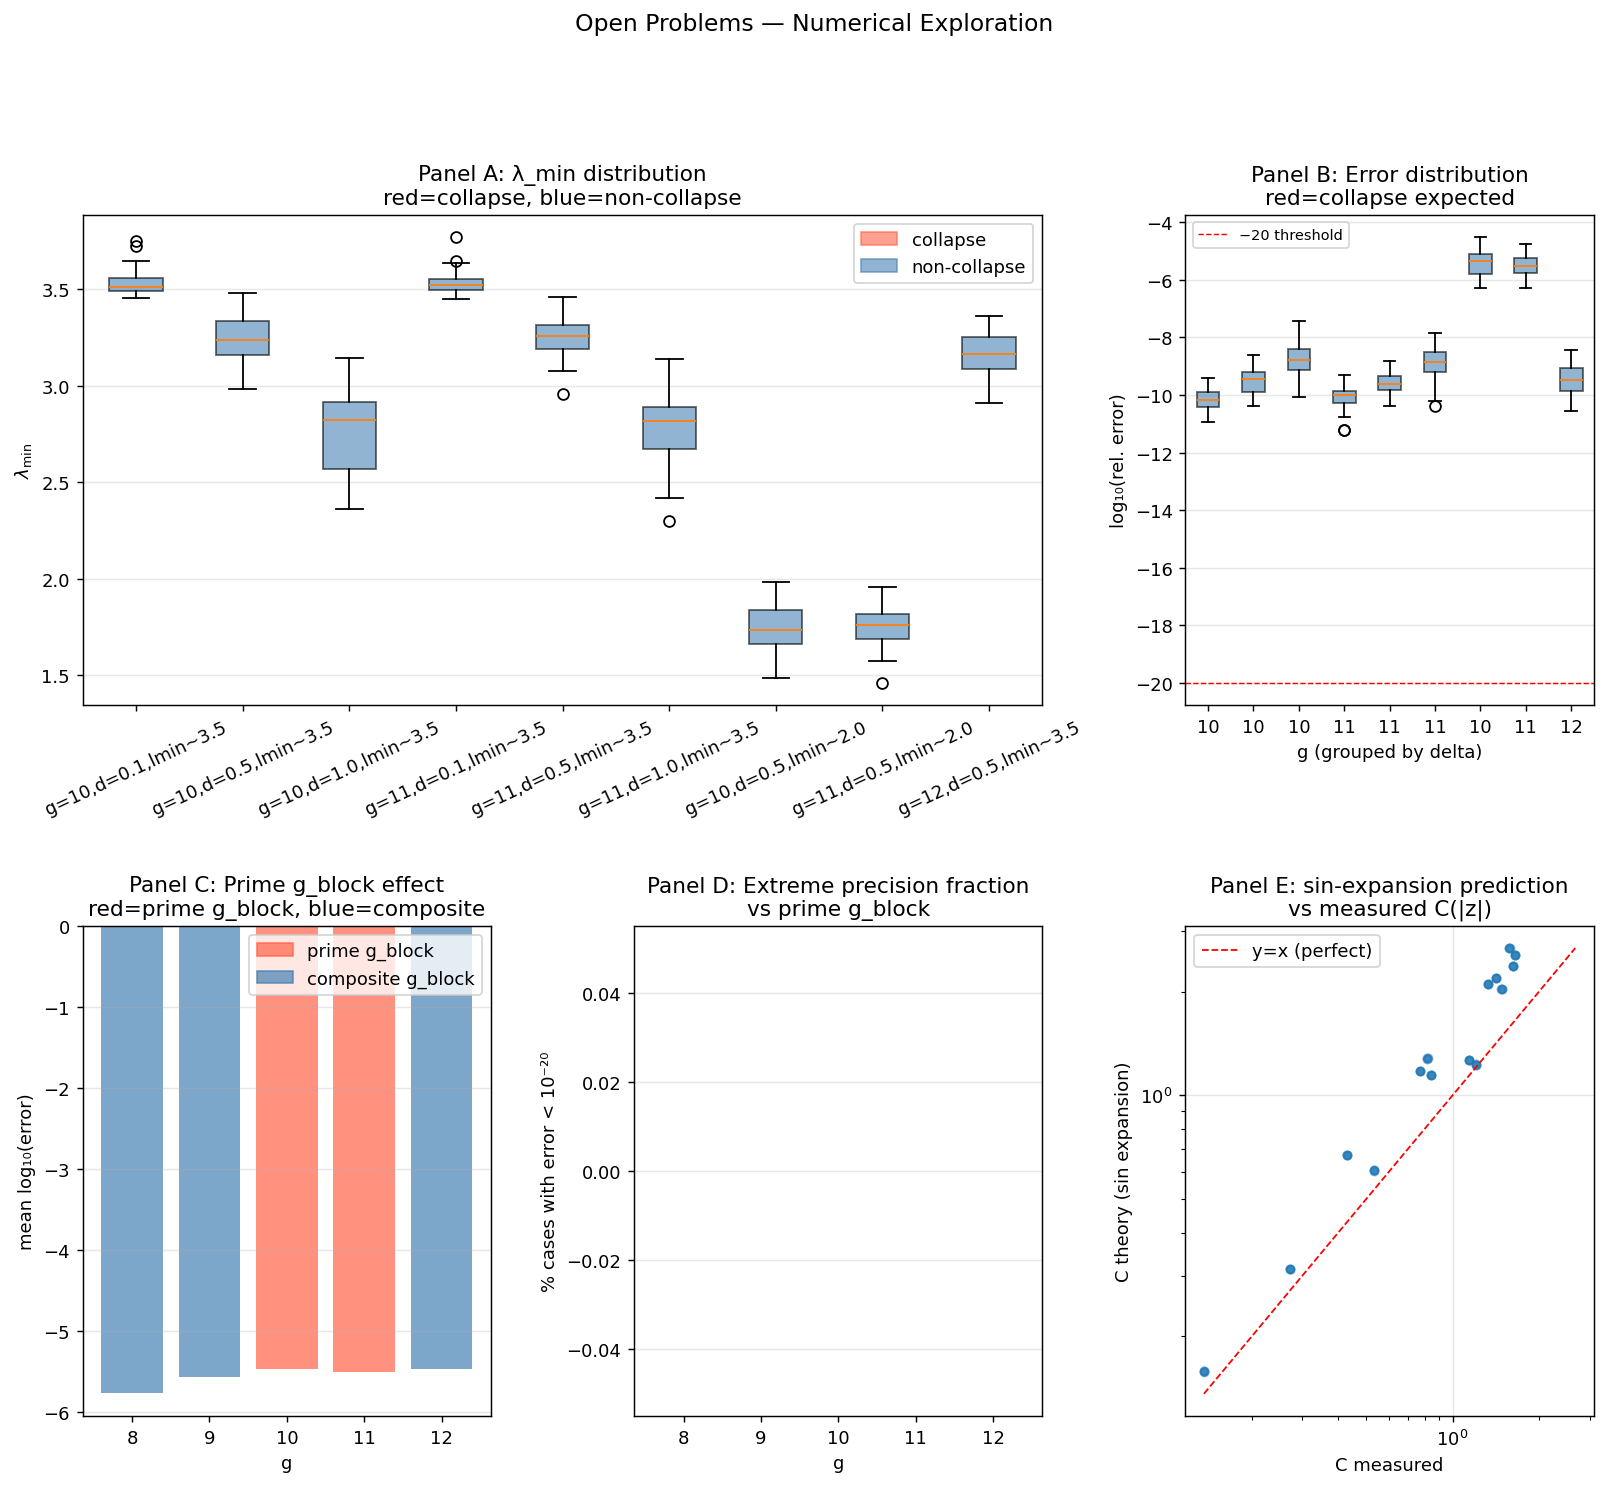

Python code for this plot:
"""
未解決問題の数値探索
目的1: collapse現象（特定(g,δ)でΩが全て機械精度にロック）の原因特定
  候補B: 素数g_blockの特殊性
  候補D: λ_min分布の集中（Marchenko-Pastur則）

目的2: C(|z|)の解析的表現の検証
  sin展開: C(|z|) ≈ Σ_{n≠0} |sin(2π nᵀz)| · exp(−π nᵀIm(Ω)n) / exp(−π λ_min)

実行: python open_problems.py
出力: open_problems_results.txt + open_problems.png
"""

import numpy as np
from itertools import product
import matplotlib.pyplot as plt
import matplotlib.gridspec as gridspec
from math import factorial

# ============================================================
# 基本関数
# ============================================================

def make_omega(g, lmin_target, delta=0.3, seed=42):
    rng = np.random.default_rng(seed)
    # 奇数g対応: g1=g//2, g2=g-g1（g=11なら g1=5, g2=6）
    g1 = g // 2
    g2 = g - g1

    def make_block(n):
        A = rng.standard_normal((n, n))
        Q, _ = np.linalg.qr(A)
        eigs = lmin_target + rng.exponential(0.5, n)
        return Q @ np.diag(eigs) @ Q.T

    B1 = make_block(g1)
    B2 = make_block(g2)
    C_re = rng.standard_normal((g1, g2)) * delta * 0.3

    ImOm = np.block([[B1, C_re], [C_re.T, B2]])
    ReOm = rng.standard_normal((g, g)) * 0.1
    ReOm = (ReOm + ReOm.T) / 2

    eigs = np.linalg.eigvalsh(ImOm)
    if eigs.min() < 0.01:
        ImOm += (0.01 - eigs.min()) * np.eye(g)

    return ReOm + 1j * ImOm


def theta_s22(Omega, z, N_cut=1):
    g = Omega.shape[0]
    g1 = g // 2
    g2 = g - g1
    Om1, Om2 = Omega[:g1, :g1], Omega[g1:, g1:]
    z1, z2 = z[:g1], z[g1:]

    def theta_block(Om, zb):
        result = 0j
        for n in product(range(-N_cut, N_cut+1), repeat=Om.shape[0]):
            nv = np.array(n, dtype=float)
            result += np.exp(np.pi*1j*(nv@Om@nv + 2*nv@zb))
        return result

    return theta_block(Om1, z1) * theta_block(Om2, z2)


def theta_naive(Omega, z, N_cut=1):
    g = Omega.shape[0]
    result = 0j
    for n in product(range(-N_cut, N_cut+1), repeat=g):
        nv = np.array(n, dtype=float)
        result += np.exp(np.pi*1j*(nv@Omega@nv + 2*nv@z))
    return result


def rel_error(Omega, z, N_cut=1):
    s22 = theta_s22(Omega, z, N_cut)
    naive = theta_naive(Omega, z, N_cut)
    return abs(s22 - naive) / (abs(naive) + 1e-30)

# ============================================================
# 解析1: collapse現象 — λ_min分布の比較
# ============================================================

def analysis_collapse_lmin(N_Omega=50, N_cut=1):
    """
    collapse発生条件 vs 非collapse条件でλ_min分布を比較
    collapse既知: g=10/δ=0.5, g=11/δ=0.1,0.5
    非collapse: g=10/δ=0.1, g=10/δ=1.0, g=12/δ=0.5
    """
    print("\n[解析1] collapse現象 — λ_min分布とerror分布の比較")
    print("  collapse判定: 全Ωのlog10(error)中央値が-20以下")
    print()

    # (g, delta, lmin_target, label)
    configs = [
        (10, 0.1, 3.5, "g=10,d=0.1,lmin~3.5"),
        (10, 0.5, 3.5, "g=10,d=0.5,lmin~3.5"),
        (10, 1.0, 3.5, "g=10,d=1.0,lmin~3.5"),
        (11, 0.1, 3.5, "g=11,d=0.1,lmin~3.5"),
        (11, 0.5, 3.5, "g=11,d=0.5,lmin~3.5"),
        (11, 1.0, 3.5, "g=11,d=1.0,lmin~3.5"),
        (10, 0.5, 2.0, "g=10,d=0.5,lmin~2.0"),
        (11, 0.5, 2.0, "g=11,d=0.5,lmin~2.0"),
        (12, 0.5, 3.5, "g=12,d=0.5,lmin~3.5"),
    ]

    results = []
    print(f"  {'条件':28} {'lmin mean':>12} {'lmin std':>10} {'err median':>12} {'collapse':>10}")
    print("  " + "-" * 78)

    for g, delta, lmin_t, label in configs:
        lmins, errs = [], []
        rng = np.random.default_rng(999)
        for seed in range(N_Omega):
            Om = make_omega(g, lmin_target=lmin_t, delta=delta, seed=seed)
            lmin = np.linalg.eigvalsh(Om.imag).min()
            z = rng.standard_normal(g) * 0.3
            err = rel_error(Om, z, N_cut)
            lmins.append(lmin)
            errs.append(np.log10(err + 1e-35))

        lmin_mean = np.mean(lmins)
        lmin_std  = np.std(lmins)
        err_med   = np.median(errs)
        collapsed = err_med < -20

        print(f"  {label:28} {lmin_mean:12.3f} {lmin_std:10.3f} "
              f"{err_med:12.2f} {str(collapsed):>10}")

        results.append({
            'g': g, 'delta': delta, 'lmin_target': lmin_t, 'label': label,
            'lmin_mean': lmin_mean, 'lmin_std': lmin_std,
            'lmins': lmins, 'errs': errs,
            'err_median': err_med, 'collapsed': collapsed,
        })

    return results


# ============================================================
# 解析2: collapse現象 — 素数g_blockの検証
# ============================================================

def analysis_prime_gblock(N_Omega=30, N_z=20, N_cut=1):
    """
    g_block（= g/2）が素数かどうかでerror分布が変わるか検証
    g=10: g_block=5（素数）
    g=12: g_block=6（合成数）
    g=11: g_block=5.5（非整数、S(2,2)でblock=6と5の非対称）
    g=14: g_block=7（素数）
    g=16: g_block=8（合成数）
    """
    print("\n[解析2] 素数g_blockの効果")
    print(f"  {'g':>4} {'g_block':>8} {'prime?':>8} "
          f"{'err_mean':>12} {'err_std':>10} {'<-20 (%)':>10}")
    print("  " + "-" * 58)

    gs = [8, 9, 10, 11, 12]  # g>=13はN_cut=1でも格子点数過多
    results = []

    def is_prime(n):
        if n < 2: return False
        for i in range(2, int(n**0.5)+1):
            if n % i == 0: return False
        return True

    rng = np.random.default_rng(777)
    for g in gs:
        gb = g // 2
        prime = is_prime(gb)
        errs = []
        for seed in range(N_Omega):
            Om = make_omega(g, lmin_target=2.0, delta=0.5, seed=seed)
            for _ in range(N_z):
                z = rng.standard_normal(g) * 0.3
                e = rel_error(Om, z, N_cut)
                errs.append(np.log10(e + 1e-35))

        mean_e = np.mean(errs)
        std_e  = np.std(errs)
        frac20 = np.mean(np.array(errs) < -20) * 100

        print(f"  {g:4d} {gb:8d} {'yes' if prime else 'no':>8} "
              f"{mean_e:12.2f} {std_e:10.2f} {frac20:10.1f}")
        results.append({'g': g, 'gb': gb, 'prime': prime,
                        'mean': mean_e, 'std': std_e,
                        'frac20': frac20, 'errs': errs})

    return results


# ============================================================
# 解析3: C(|z|)の sin展開による解析的近似
# ============================================================

def C_sin_expansion(Om_block, z, N_cut=2):
    """
    C_theory(|z|) = Σ_{n≠0} |sin(2π nᵀz)| · exp(−π nᵀIm(Ω)n)
                    / (exp(−π λ_min) · |Θ_A|)

    これがC_measured(|z|)と一致するか検証
    """
    gb = Om_block.shape[0]
    lmin = np.linalg.eigvalsh(Om_block.imag).min()

    # Theta値（分母用）
    theta_val = 0j
    for n in product(range(-N_cut, N_cut+1), repeat=gb):
        nv = np.array(n, dtype=float)
        theta_val += np.exp(np.pi*1j*(nv@Om_block@nv + 2*nv@z))

    # sin展開
    sin_sum = 0.0
    for n in product(range(-N_cut, N_cut+1), repeat=gb):
        nv = np.array(n, dtype=float)
        if np.all(nv == 0):
            continue
        exp_term = np.exp(-np.pi * nv @ Om_block.imag @ nv)
        sin_term = abs(np.sin(2 * np.pi * nv @ z))
        sin_sum += sin_term * exp_term

    # C_theory
    C_theory = sin_sum / (np.exp(-np.pi * lmin) * abs(theta_val) + 1e-30)

    # C_measured: |μ_A|/|Θ_A| / exp(−π λ_min)
    grad = np.zeros(gb, dtype=complex)
    h = 1e-6
    for j in range(gb):
        zp, zm = z.copy(), z.copy()
        zp[j] += h; zm[j] -= h
        theta_p = sum(np.exp(np.pi*1j*(np.array(n,float)@Om_block@np.array(n,float)
                                        + 2*np.array(n,float)@zp))
                      for n in product(range(-N_cut,N_cut+1), repeat=gb))
        theta_m = sum(np.exp(np.pi*1j*(np.array(n,float)@Om_block@np.array(n,float)
                                        + 2*np.array(n,float)@zm))
                      for n in product(range(-N_cut,N_cut+1), repeat=gb))
        grad[j] = (theta_p - theta_m) / (2 * h)

    mu_A = grad / (2 * np.pi * 1j)
    C_measured = np.linalg.norm(mu_A) / (abs(theta_val) * np.exp(-np.pi * lmin) + 1e-30)

    return C_theory, C_measured, lmin


def analysis_c_sin_expansion(lmin_vals=[2.0, 3.0, 5.0], gb=3, N_cut=2, n_seeds=5):
    """sin展開によるC(|z|)の理論予測と実測値の比較"""
    print("\n[解析3] C(|z|)のsin展開検証")
    print("  仮説: C_theory = Σ|sin(2πnᵀz)|·exp(−πnᵀIm(Ω)n) / (exp(−πλ)·|Θ|)")
    print()
    print(f"  {'lmin':>6} {'|z|':>6} {'C_theory':>12} {'C_measured':>12} {'ratio':>8}")
    print("  " + "-" * 50)

    z_scales = [0.05, 0.1, 0.2, 0.5, 1.0]
    results = []

    for lmin in lmin_vals:
        for seed in range(n_seeds):
            # Re(Ω)=0で純粋にzの効果を見る
            rng = np.random.default_rng(seed)
            A = rng.standard_normal((gb, gb))
            Q, _ = np.linalg.qr(A)
            eigs = lmin + rng.exponential(0.3, gb)
            Om = 1j * (Q @ np.diag(eigs) @ Q.T)  # 純虚数

            for z_scale in z_scales:
                rng2 = np.random.default_rng(seed + 1000)
                z = rng2.standard_normal(gb) * z_scale
                C_th, C_me, lmin_act = C_sin_expansion(Om, z, N_cut)
                ratio = C_th / (C_me + 1e-30)
                results.append({
                    'lmin': lmin_act, 'z_scale': z_scale,
                    'C_theory': C_th, 'C_measured': C_me, 'ratio': ratio
                })

        # 代表値を表示
        for z_scale in z_scales:
            subset = [r for r in results
                      if abs(r['lmin'] - lmin) < 0.5 and r['z_scale'] == z_scale]
            if subset:
                ct = np.mean([r['C_theory'] for r in subset])
                cm = np.mean([r['C_measured'] for r in subset])
                print(f"  {lmin:6.1f} {z_scale:6.3f} {ct:12.3e} {cm:12.3e} {ct/cm:8.3f}")

    return results


# ============================================================
# メイン
# ============================================================

def main():
    print("=" * 60)
    print("未解決問題の数値探索")
    print("=" * 60)

    out = []

    # 解析1: collapse — λ_min分布
    res1 = analysis_collapse_lmin(N_Omega=40, N_cut=1)

    # 解析2: 素数g_block
    res2 = analysis_prime_gblock(N_Omega=15, N_z=5, N_cut=1)

    # 解析3: sin展開
    res3 = analysis_c_sin_expansion(lmin_vals=[2.0, 3.0, 5.0], gb=3, N_cut=2, n_seeds=3)

    # ---- プロット ----
    fig = plt.figure(figsize=(15, 12))
    gs_layout = gridspec.GridSpec(2, 3, fig, hspace=0.45, wspace=0.35)

    # Panel A: collapse条件のλ_min分布（boxplot）
    ax = fig.add_subplot(gs_layout[0, :2])
    labels_short = [r['label'].split('[')[0].strip() for r in res1]
    data_lmin = [r['lmins'] for r in res1]
    colors = ['tomato' if r['collapsed'] else 'steelblue' for r in res1]
    bp = ax.boxplot(data_lmin, labels=labels_short, patch_artist=True)
    for patch, color in zip(bp['boxes'], colors):
        patch.set_facecolor(color)
        patch.set_alpha(0.6)
    ax.set_ylabel(r'$\lambda_\min$')
    ax.set_title('Panel A: λ_min distribution\nred=collapse, blue=non-collapse')
    ax.tick_params(axis='x', rotation=25)
    ax.grid(True, alpha=0.3, axis='y')
    from matplotlib.patches import Patch
    ax.legend(handles=[Patch(color='tomato', alpha=0.6, label='collapse'),
                       Patch(color='steelblue', alpha=0.6, label='non-collapse')])

    # Panel B: collapse条件のerror分布
    ax2 = fig.add_subplot(gs_layout[0, 2])
    data_err = [r['errs'] for r in res1]
    bp2 = ax2.boxplot(data_err, labels=[str(r['g']) for r in res1], patch_artist=True)
    for patch, color in zip(bp2['boxes'], colors):
        patch.set_facecolor(color)
        patch.set_alpha(0.6)
    ax2.axhline(-20, color='red', linestyle='--', linewidth=0.8, label='−20 threshold')
    ax2.set_ylabel('log₁₀(rel. error)')
    ax2.set_xlabel('g (grouped by delta)')
    ax2.set_title('Panel B: Error distribution\nred=collapse expected')
    ax2.legend(fontsize=8)
    ax2.grid(True, alpha=0.3, axis='y')

    # Panel C: 素数g_blockとerror mean
    ax3 = fig.add_subplot(gs_layout[1, 0])
    gs_vals = [r['g'] for r in res2]
    means = [r['mean'] for r in res2]
    primes = [r['prime'] for r in res2]
    bar_colors = ['tomato' if p else 'steelblue' for p in primes]
    ax3.bar(gs_vals, means, color=bar_colors, alpha=0.7)
    ax3.set_xlabel('g')
    ax3.set_ylabel('mean log₁₀(error)')
    ax3.set_title('Panel C: Prime g_block effect\nred=prime g_block, blue=composite')
    ax3.grid(True, alpha=0.3, axis='y')
    ax3.legend(handles=[Patch(color='tomato', alpha=0.7, label='prime g_block'),
                        Patch(color='steelblue', alpha=0.7, label='composite g_block')])

    # Panel D: 素数g_blockとfrac<-20
    ax4 = fig.add_subplot(gs_layout[1, 1])
    fracs = [r['frac20'] for r in res2]
    ax4.bar(gs_vals, fracs, color=bar_colors, alpha=0.7)
    ax4.set_xlabel('g')
    ax4.set_ylabel('% cases with error < 10⁻²⁰')
    ax4.set_title('Panel D: Extreme precision fraction\nvs prime g_block')
    ax4.grid(True, alpha=0.3, axis='y')

    # Panel E: sin展開 C_theory vs C_measured
    ax5 = fig.add_subplot(gs_layout[1, 2])
    if res3:
        ct_vals = [r['C_theory'] for r in res3]
        cm_vals = [r['C_measured'] for r in res3]
        ax5.scatter(cm_vals, ct_vals, alpha=0.5, s=20)
        mn, mx = min(cm_vals+ct_vals), max(cm_vals+ct_vals)
        ax5.plot([mn, mx], [mn, mx], 'r--', linewidth=1, label='y=x (perfect)')
        ax5.set_xscale('log'); ax5.set_yscale('log')
        ax5.set_xlabel('C measured')
        ax5.set_ylabel('C theory (sin expansion)')
        ax5.set_title('Panel E: sin-expansion prediction\nvs measured C(|z|)')
        ax5.legend()
        ax5.grid(True, alpha=0.3)

    plt.suptitle('Open Problems — Numerical Exploration', fontsize=13, y=1.01)
    plt.savefig("open_problems.png", dpi=130, bbox_inches='tight')
    print("\nプロット: open_problems.png")
    print("完了")


if __name__ == "__main__":
    main()
